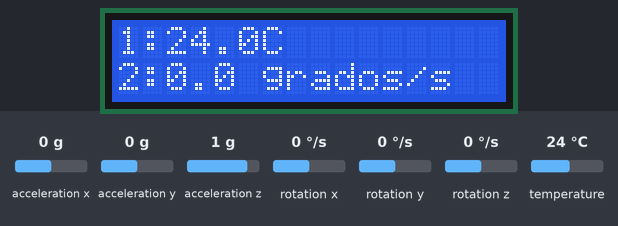
Bench run of a sketch on a simulated ESP32. Shown: 16×2 character LCD. The inputs (shaded band) are chosen by the test bench; at power-on: rotation z 0 °/s, temperature 24 °C, acceleration x 0 g, acceleration y 0 g, acceleration z 1 g, rotation x 0 °/s, rotation y 0 °/s.

Above: at 1.2 s.
1.3 s: rotation z set to -192 °/s
At 2.5 s:
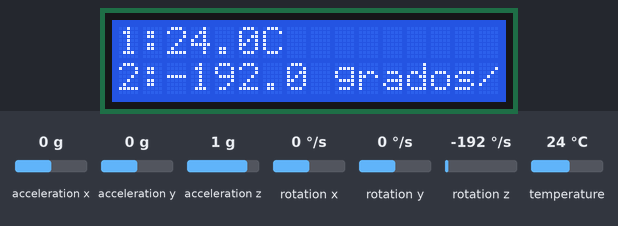
2.8 s: rotation z set to 0 °/s
At 3.6 s:
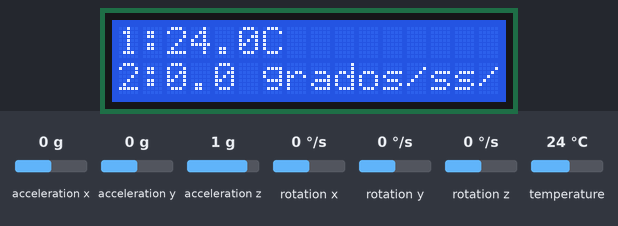
4.4 s: rotation z set to 100 °/s
At 5.2 s:
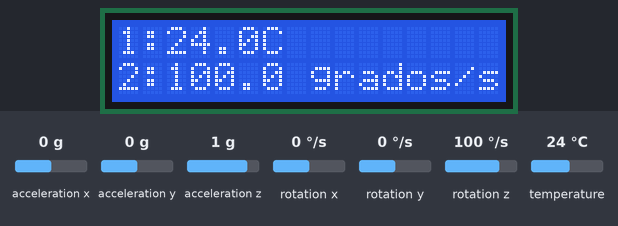
6.0 s: rotation z set to 0 °/s
At 7.1 s:
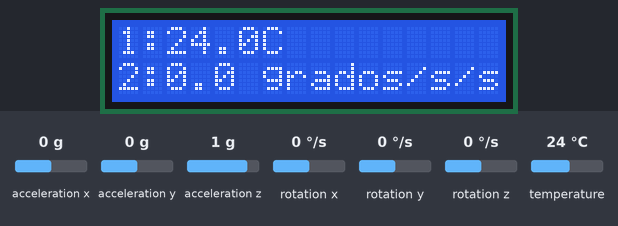
7.5 s: temperature set to 12 °C
At 7.9 s:
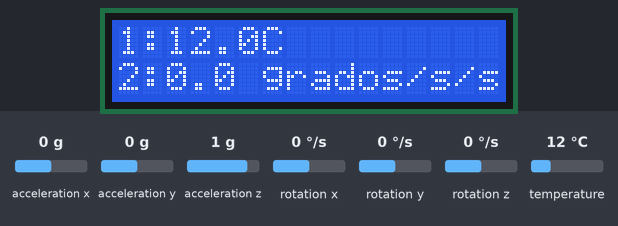
Timing chart, 0 to 10.1 s (numbered marks = the images above; inputs shaded):
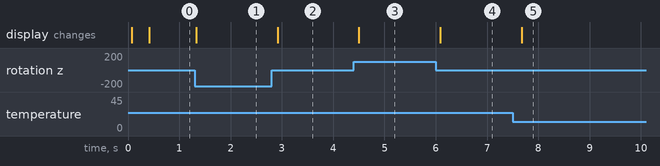

The sketch:

Mutex_MPU.ino
```cpp
#if CONFIG_FREERTOS_UNICORE
 static const BaseType_t app_cpu = 0;
#else
 static const BaseType_t app_cpu = 1;
#endif

#include <Wire.h>
#include <LiquidCrystal_I2C.h>
#include <Adafruit_MPU6050.h>
#include <Adafruit_Sensor.h>

static SemaphoreHandle_t mutex;

Adafruit_MPU6050 mpu1;
Adafruit_MPU6050 mpu2;
LiquidCrystal_I2C lcd(0x27, 16, 2); //Dirección de la lcd para el mismo puerto i2c

void MPU1(void *pvParameters) {
 while(1) {
if(xSemaphoreTake(mutex, 0) == pdTRUE) {
 sensors_event_t a, g, temp;
 mpu1.getEvent(&a, &g, &temp);

 lcd.setCursor(0, 0);
 lcd.print("1:");
 lcd.print(temp.temperature, 1);
 lcd.print("C ");

 xSemaphoreGive(mutex);
}
vTaskDelay(300 / portTICK_PERIOD_MS);
}
}

void MPU2(void *pvParameters) {
 while(1) {
 if(xSemaphoreTake(mutex, 0) == pdTRUE) {
 sensors_event_t a, g, temp;
 mpu2.getEvent(&a, &g, &temp);

 lcd.setCursor(0, 1);
 lcd.print("2:");
lcd.print(g.gyro.z * 57.3, 1);
lcd.print(" grados/s");

 xSemaphoreGive(mutex);
 }
 vTaskDelay(300 / portTICK_PERIOD_MS);
 }
}

void setup() {
 Wire.begin(8, 9);
 mutex = xSemaphoreCreateMutex();
 lcd.init();
 lcd.backlight();
 lcd.clear();
 mpu1.begin(0x68, &Wire); //Se asignan en diferentes direcciones porque usan el mismo i2c
 mpu2.begin(0x69, &Wire);

 xTaskCreatePinnedToCore(MPU1, "T1", 2048, NULL, 1, NULL, app_cpu);
 xTaskCreatePinnedToCore(MPU2, "T2", 2048, NULL, 1, NULL, app_cpu);
}

void loop() {

} 
```

Measured:
- after the input at 1.3 s, the display: changes at once (image 1)
- after the input at 2.8 s, the display: changes after 0.12 s (image 2)
- after the input at 4.4 s, the display: changes after 0.10 s (image 3)
- after the input at 6.0 s, the display: changes after 0.09 s (image 4)
- after the input at 7.5 s, the display: changes after 0.18 s (image 5)
